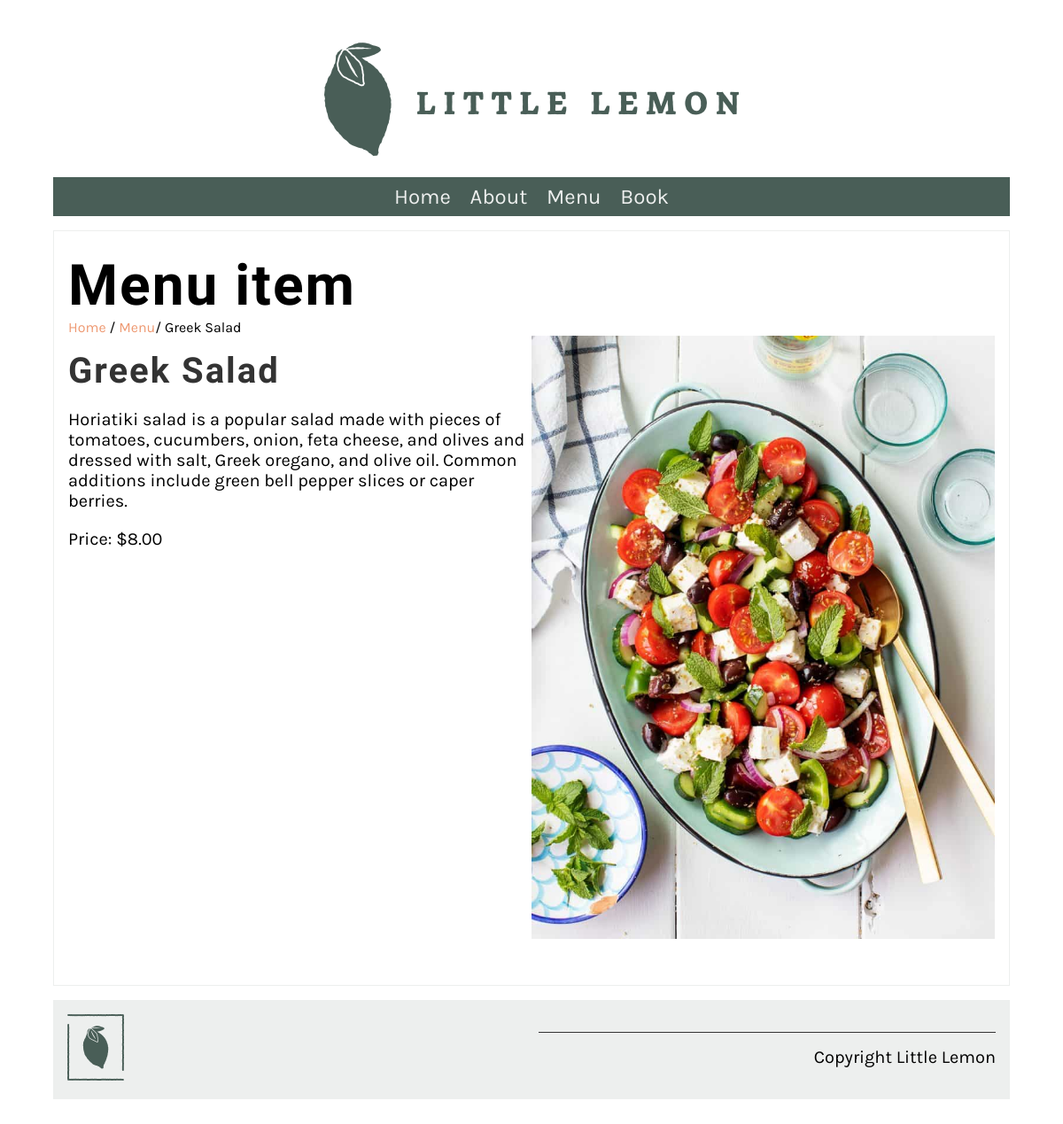
Screenshot of /menu_item/1/ with the database file from the repository.
### restaurant/models.py (models this page shows, shortened)
class Menu(models.Model):
   name = models.CharField(max_length=200)
   price = models.IntegerField(null=False)
   menu_item_description = models.TextField(max_length=1000, default='')

### restaurant/views.py (the view)
# urls.py: path('menu_item/<int:pk>/', views.display_menu_item, name="menu_item")
def display_menu_item(request, pk=None):
    if pk:
        menu_item = Menu.objects.get(pk=pk)
    else:
        menu_item = ""
    return render(request, 'menu_item.html', {"menu_item": menu_item})

### restaurant/templates/menu_item.html
{% extends 'base.html' %} {% load static %} {% block content %}
<section>
	<article>
		<h1>Menu item</h1>
		<span>
			<a href="{% url 'home' %}">Home</a> / <a href="{% url 'menu' %}">Menu</a>/
			{{menu_item.name}}
		</span>
		<div class="row">
			<div class="column">
				<h2>
					{{menu_item.name}}
				</h2>
				<p>
					{{menu_item.menu_item_description}}
				</p>
				<p>
					Price: ${{menu_item.price}}.00
				</p>
			</div>
			<div class="column">
				<img src="/restaurant/static/img/menu_items/{{menu_item.name}}.jpg" alt="{{ menu_item.name}}" />
			</div>
		</div>
	</article>
</section>
{% endblock %}

### restaurant/static/css/style.css (style rules this page uses)
body { font-family: 'Karla', sans-serif; margin-top: 3rem; margin-bottom: 3rem; margin-left: 5%; margin-right: 5%; }
h1, h2, h3, h4, h5, h6 { font-family: 'Markazi Text', serif; letter-spacing: 2px;; }
h1 { font-size: 4rem; margin-top: 1.5rem; margin-bottom: 0; }
h2 { font-size: 2.5rem; color: #333333; margin:1rem 0; }
p, ul { font-size: 1.25rem;; }
a { color: #EE9972; text-decoration: none; }
section { display: flex; gap: 2rem 1rem; margin-top: 1rem; margin-bottom: 1rem; flex-direction: row; }
article { flex:1; }
article img { max-width: 100%; }
main article { border: 1px solid #EDEFEE; padding-left: 1rem; padding-right: 1rem; }
.row { display: flex; flex-direction: row; width: 100%; padding-bottom: 1rem; }
.column { flex-basis: 50%; margin-bottom: 1rem; padding-bottom: 1rem; }

### rows the page displays
Menu: name "Greek Salad", menu_item_description "Horiatiki salad is a popular salad made with pieces of tomatoes, cucumbers, onion, feta cheese, and olives and dressed with salt, Greek oregano, and olive oil. Common additions include green bell pepper slices or caper berries.", price "8", name (picture)
